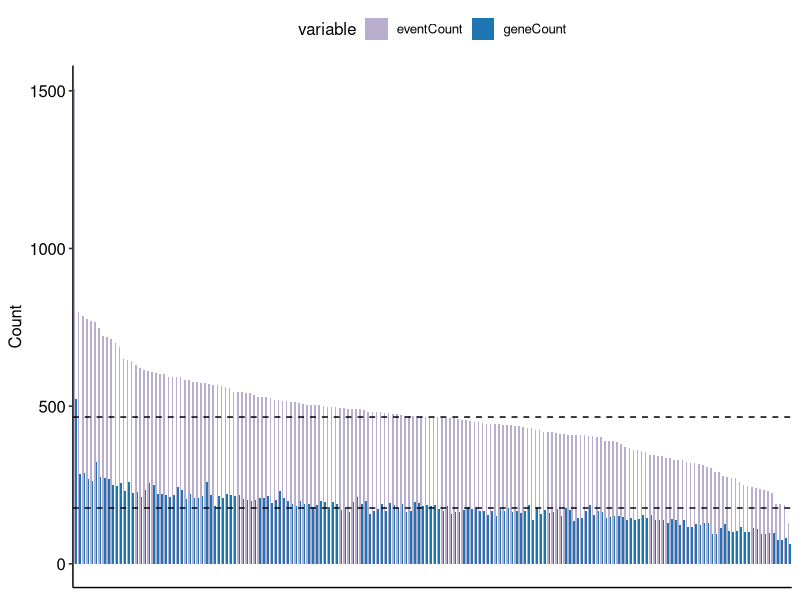
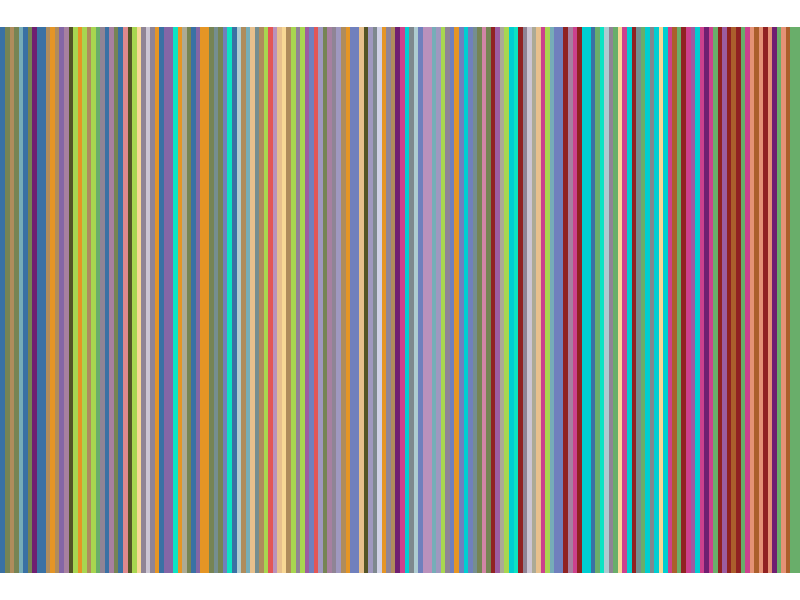
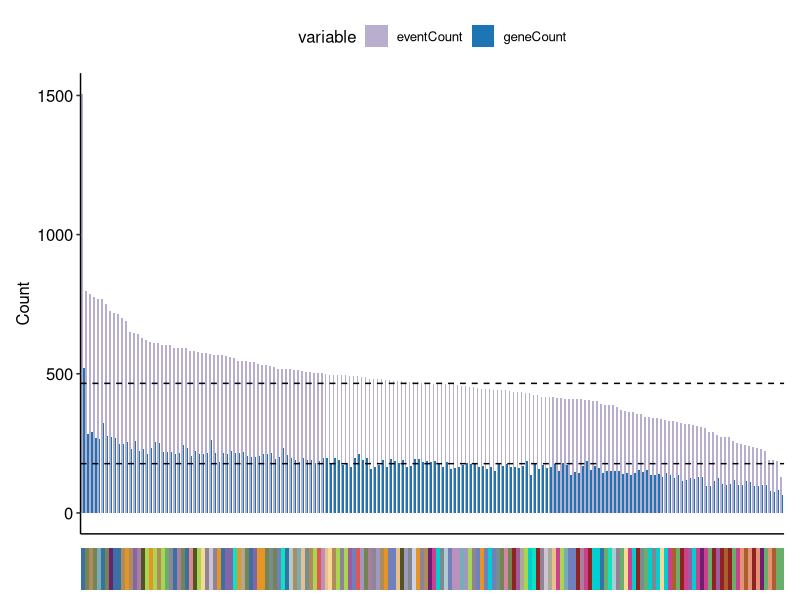
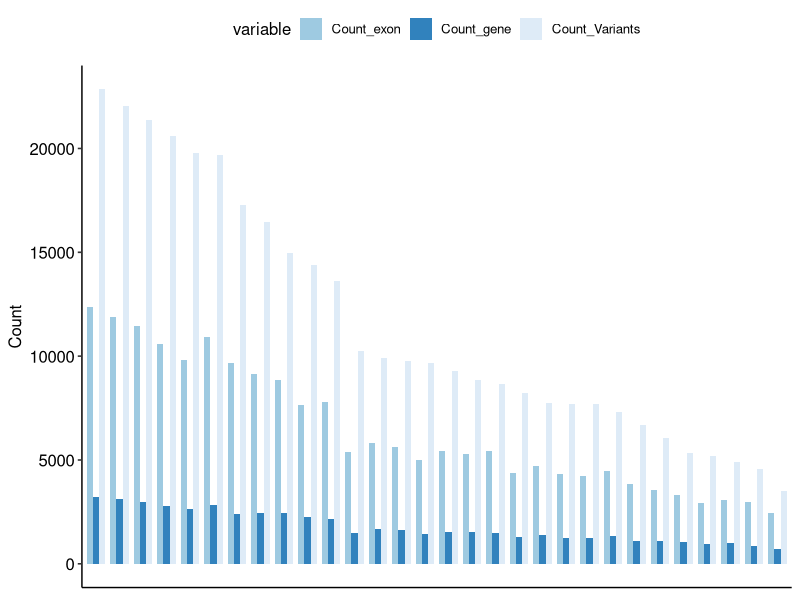
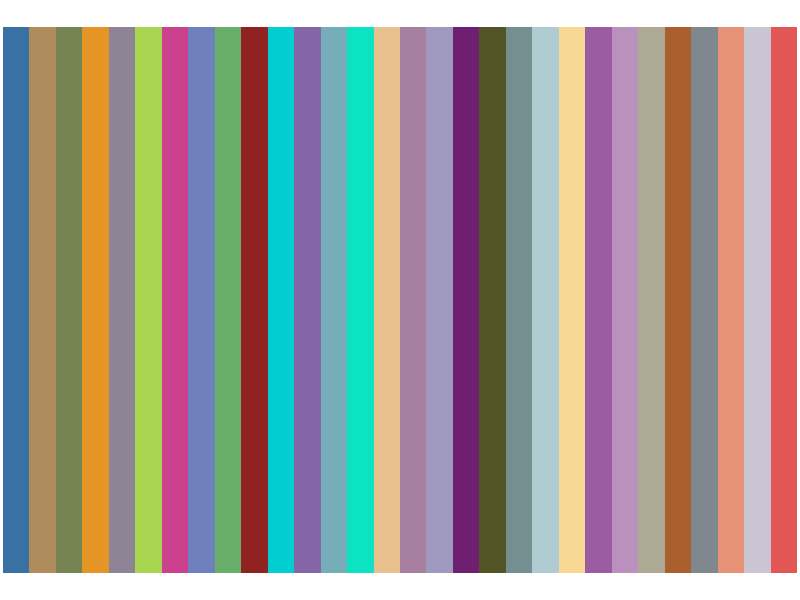
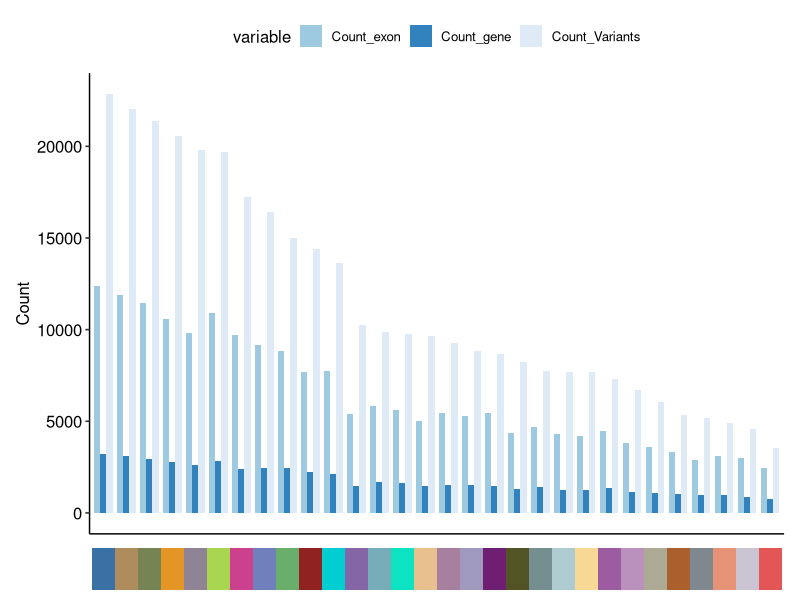

Generate these figures, in order, with R:


#==============================================#
#  #isolaser resault #
# Supp-Figure-15#
#==============================================#
library(data.table)
library(dplyr)
library(magrittr)
library(tidyverse)
library(magrittr)
library(dplyr)
library(ggpubr)
library(patchwork)
setwd("/media/london_A/mengxin/GTOP_code/supp/supp_fig15")


# Supp.Fig.15a  Number of unique cis-directed events and the numbe --------

df_count_by_sample <- fread("./input/Figure S15a.txt")
df_count_long <- melt(df_count_by_sample,id.vars = c("sample","donorID","Tissue","Tissue_Color_Code"))
df_count_long$sample <- factor(df_count_long$sample,levels = df_count_by_sample$sample)

p1 <- ggplot(df_count_long,aes(x=sample,y=value,fill=variable)) + 
  geom_bar(stat = "identity",width=.8,position = position_dodge()) + 
  geom_hline(yintercept = c(median(df_count_by_sample$eventCount),median(df_count_by_sample$geneCount)),linetype="dashed") +
  xlab("Number of events/genes")+
  theme_pubr() + 
  scale_fill_manual(
    values = c(eventCount = "#b9aece", geneCount = "#1d76b3")) +
  theme(
    axis.title.x = element_blank(),
    axis.text.x  = element_blank(),
    axis.ticks.x = element_blank()
  ) + ylab("Count");p1

df_count_by_sample$sample <- factor(df_count_by_sample$sample,levels = df_count_by_sample$sample)
p2 <- ggplot(df_count_by_sample,aes(x=sample,y=1,fill=Tissue)) + geom_tile() +
  theme_void() + scale_fill_manual(breaks = df_count_long$Tissue,values = paste0("#",df_count_long$Tissue_Color_Code)) + 
  theme(legend.position = "none");p2
library(patchwork)

p1 / p2  + plot_layout(heights = c(5, 0.5))


###Fig. S16b  Number of variants, exonic parts, and genes detected by mergingsamples of the same tissue type using isoLASER-joint


df_count_m <- fread("./input/Figure S15b.txt")

df_count_m$Tissue <- factor(df_count_m$Tissue,levels=unique(df_count_m$Tissue))

p3 <- ggplot(df_count_m,aes(x=Tissue,y=value,fill=variable)) + 
  geom_bar(stat = "identity",width=.8,position = position_dodge()) + 
  geom_hline(yintercept = c(median(df_count_m$Count_Variants),median(df_count_m$Count_exon),median(df_count_m$Count_gene)),
             linetype="dashed")  + theme_pubr() + 
  scale_fill_manual(
    values = c(Count_Variants = "#deebf7", Count_exon = "#9ecae1",Count_gene="#3182bd")) +
  theme(
    axis.title.x = element_blank(),
    axis.text.x  = element_blank(),
    axis.ticks.x = element_blank()
  ) + ylab("Count");p3


color <- df_count_m %>% distinct(Tissue, Tissue_Color_Code)


p4 <- ggplot(color,aes(x=Tissue,y=1,fill=Tissue)) + geom_tile() +
  theme_void() + 
  scale_fill_manual(breaks = color$Tissue,
                    values = setNames(paste0("#",color$Tissue_Color_Code),
                                      color$Tissue)) + 
  theme(legend.position = "none");p4


p3 / p4  + plot_layout(heights = c(5, 0.5))

